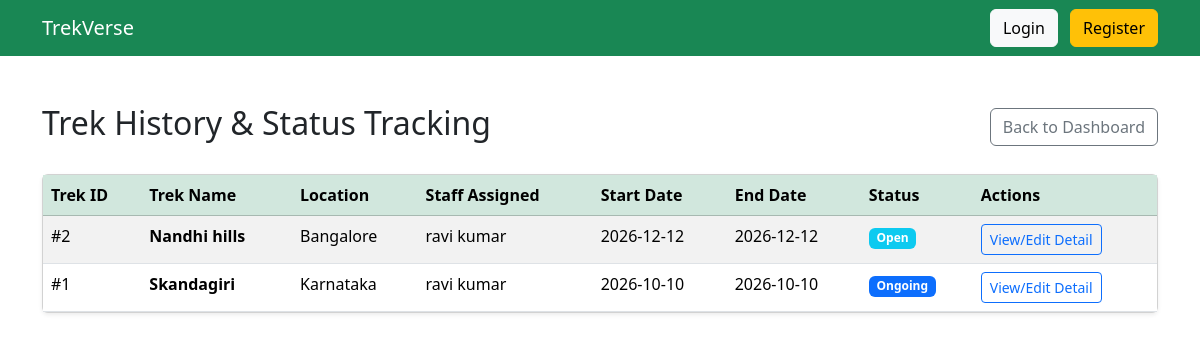
Screenshot of /admin/trek-history (signed in) with the database file from the repository.
### models.py (models this page shows)
class Trek(db.Model):
    __tablename__ = "treks"
    id = db.Column(db.Integer, primary_key=True)
    name = db.Column(db.String(100), nullable=False)
    location = db.Column(db.String(100), nullable=False)
    difficulty = db.Column(db.String(20), nullable=False)
    duration = db.Column(db.Integer, nullable=False)
    available_slots = db.Column(db.Integer, nullable=False)
    status = db.Column(db.String(20), default="Pending")
    start_date = db.Column(db.Date)
    end_date = db.Column(db.Date)
    description = db.Column(db.Text)
    staff_id = db.Column(
        db.Integer,
        db.ForeignKey("users.id")
    )
    created_at = db.Column(
        db.DateTime,
        default=datetime.utcnow
    )
    bookings = db.relationship(
        "Booking",
        backref="trek",
        lazy=True
    )

class User(db.Model):
    __tablename__ = "users"
    id = db.Column(db.Integer, primary_key=True)
    name = db.Column(db.String(100), nullable=False)
    email = db.Column(db.String(120), unique=True, nullable=False)
    password = db.Column(db.String(255), nullable=False)
    phone = db.Column(db.String(15))
    role = db.Column(db.String(20), nullable=False)
    approved = db.Column(db.Boolean, default=False)
    blacklisted = db.Column(db.Boolean, default=False)
    experience_years = db.Column(db.Integer, default=0)
    skills = db.Column(db.String(255), default="")
    bio = db.Column(db.Text, default="")
    created_at = db.Column(db.DateTime, default=datetime.utcnow)
    managed_treks = db.relationship(
        "Trek",
        backref="staff",
        lazy=True
    )
    bookings = db.relationship(
        "Booking",
        backref="user",
        lazy=True
    )

### routes.py (the view)
    @app.route("/admin/trek-history")
    def admin_trek_history():
        if "user_id" not in session or session["role"] != "admin":
            return "Access Denied"
        treks = Trek.query.order_by(Trek.start_date.desc()).all()
        return render_template("admin/trek_history.html", treks=treks)

### templates/admin/trek_history.html
{% extends "base.html" %}
{% block content %}
<div class="d-flex justify-content-between align-items-center mb-4">
    <h2>Trek History & Status Tracking</h2>
    <a href="/admin/dashboard" class="btn btn-outline-secondary">Back to Dashboard</a>
</div>
<div class="card shadow-sm">
    <div class="card-body p-0">
        <table class="table table-striped table-hover mb-0">
            <thead class="table-success">
                <tr>
                    <th>Trek ID</th>
                    <th>Trek Name</th>
                    <th>Location</th>
                    <th>Staff Assigned</th>
                    <th>Start Date</th>
                    <th>End Date</th>
                    <th>Status</th>
                    <th>Actions</th>
                </tr>
            </thead>
            <tbody>
                {% for trek in treks %}
                <tr>
                    <td>#{{ trek.id }}</td>
                    <td><strong>{{ trek.name }}</strong></td>
                    <td>{{ trek.location }}</td>
                    <td>{{ trek.staff.name if trek.staff else 'Unassigned' }}</td>
                    <td>{{ trek.start_date.strftime('%Y-%m-%d') if trek.start_date else 'N/A' }}</td>
                    <td>{{ trek.end_date.strftime('%Y-%m-%d') if trek.end_date else 'N/A' }}</td>
                    <td>
                        <span class="badge {% if trek.status == 'Completed' %}bg-success{% elif trek.status == 'Started' or trek.status == 'Ongoing' %}bg-primary{% elif trek.status == 'Open' %}bg-info{% elif trek.status == 'Closed' %}bg-secondary{% else %}bg-warning text-dark{% endif %}">
                            {{ trek.status }}
                        </span>
                    </td>
                    <td>
                        <a href="/admin/admin_treks/edit/{{ trek.id }}" class="btn btn-sm btn-outline-primary">View/Edit Detail</a>
                    </td>
                </tr>
                {% else %}
                <tr>
                    <td colspan="8" class="text-center py-4">No treks found in history.</td>
                </tr>
                {% endfor %}
            </tbody>
        </table>
    </div>
</div>
{% endblock %}

### rows the page displays
Trek: id "2", name "Nandhi hills", location "Bangalore", staff "ravi kumar", start_date "2026-12-12", end_date "2026-12-12", status "Open"
Trek: id "1", name "Skandagiri", location "Karnataka", staff "ravi kumar", start_date "2026-10-10", end_date "2026-10-10", status "Ongoing"
